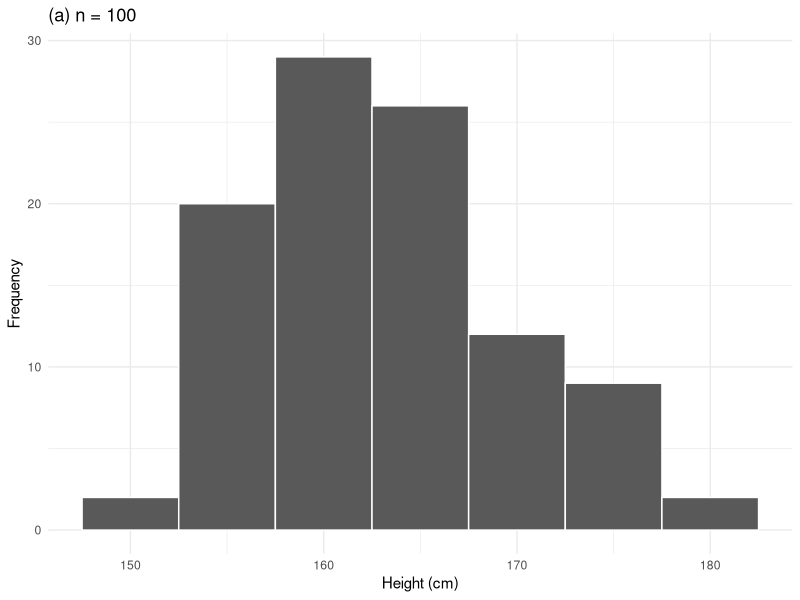
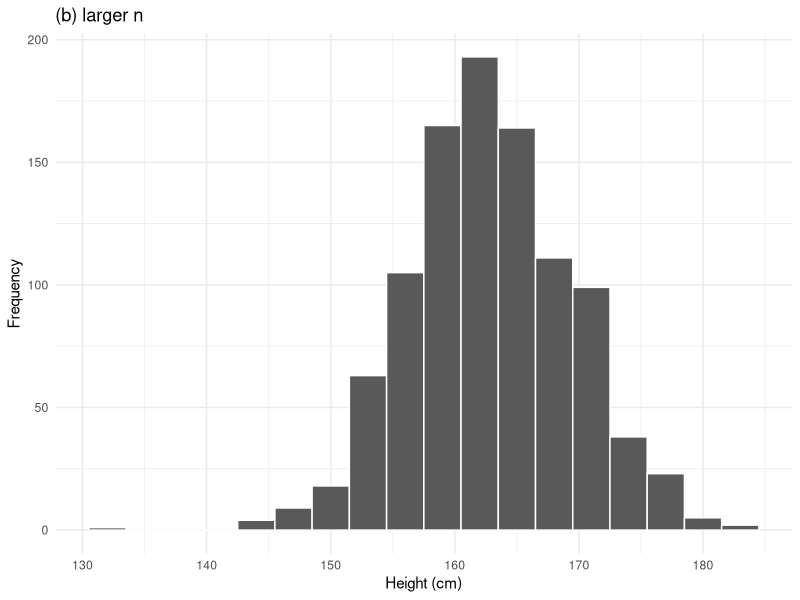
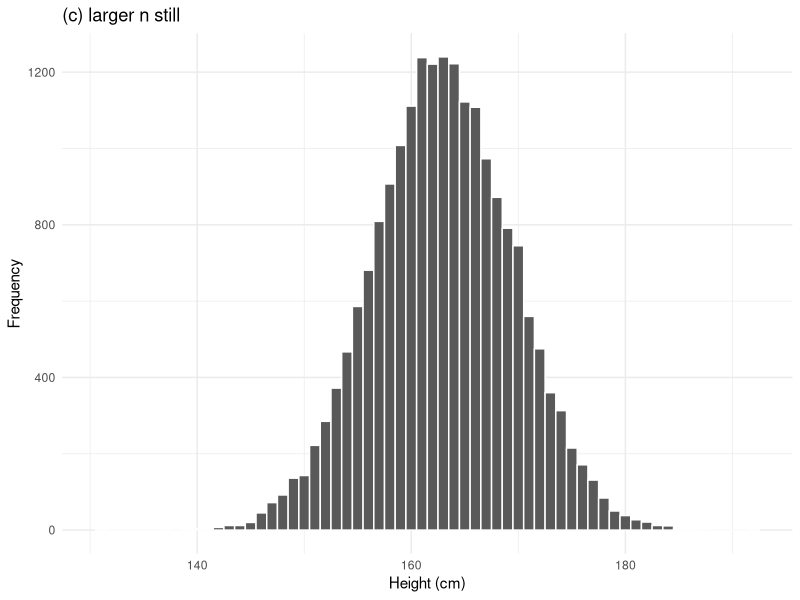
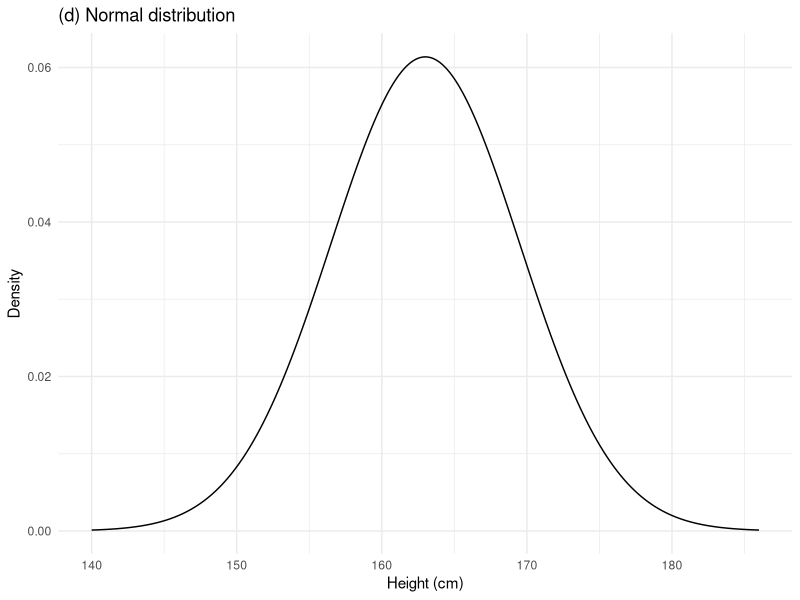
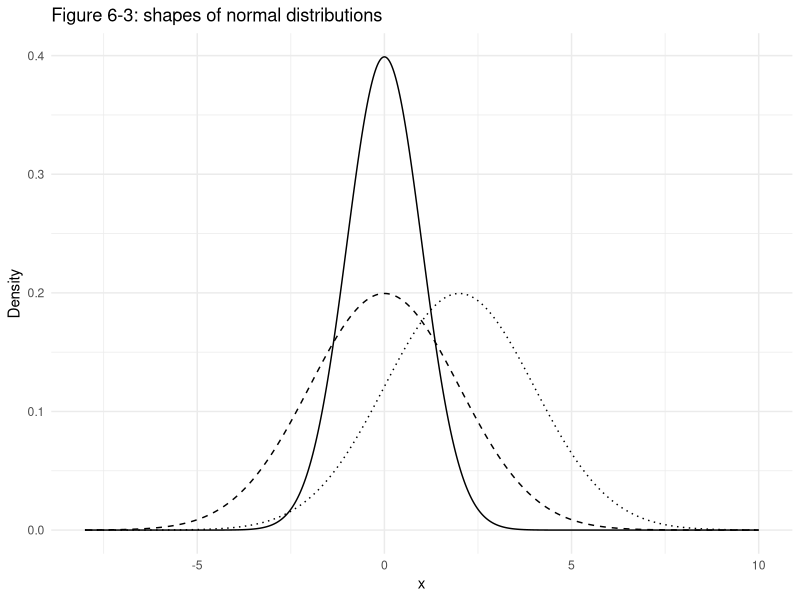
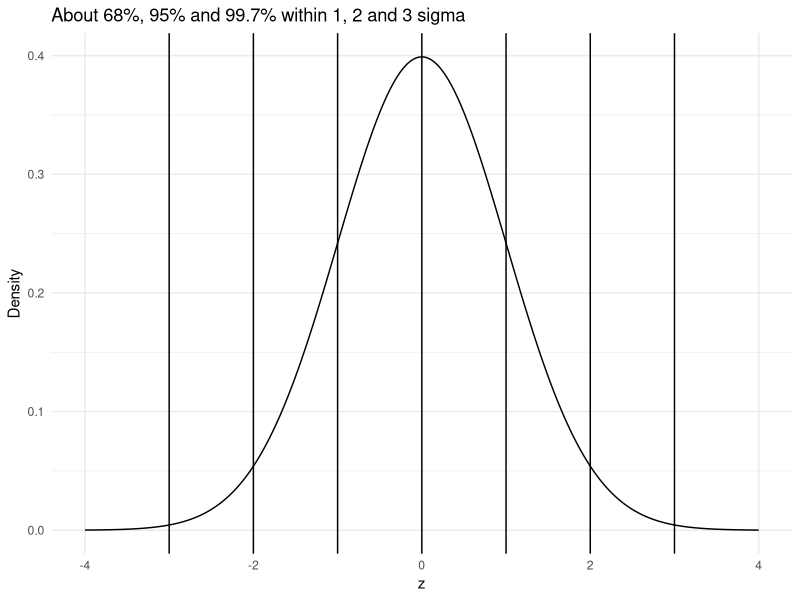
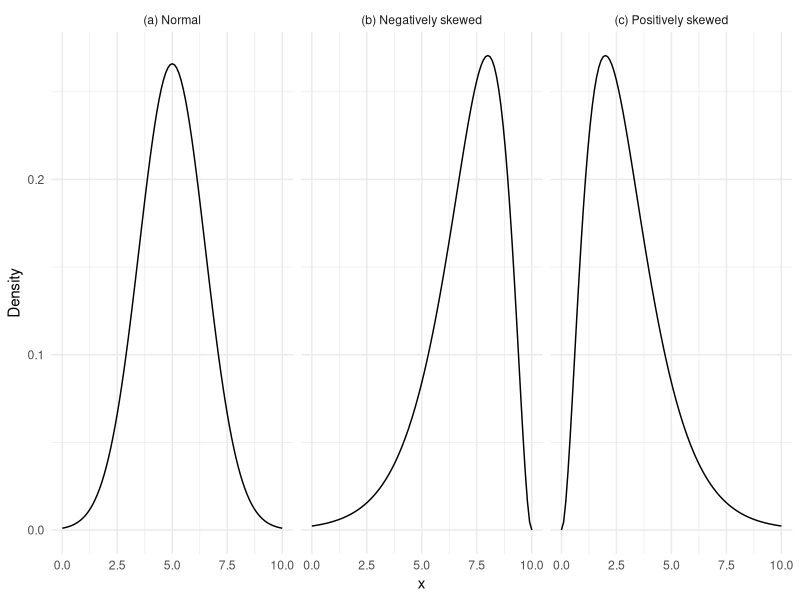
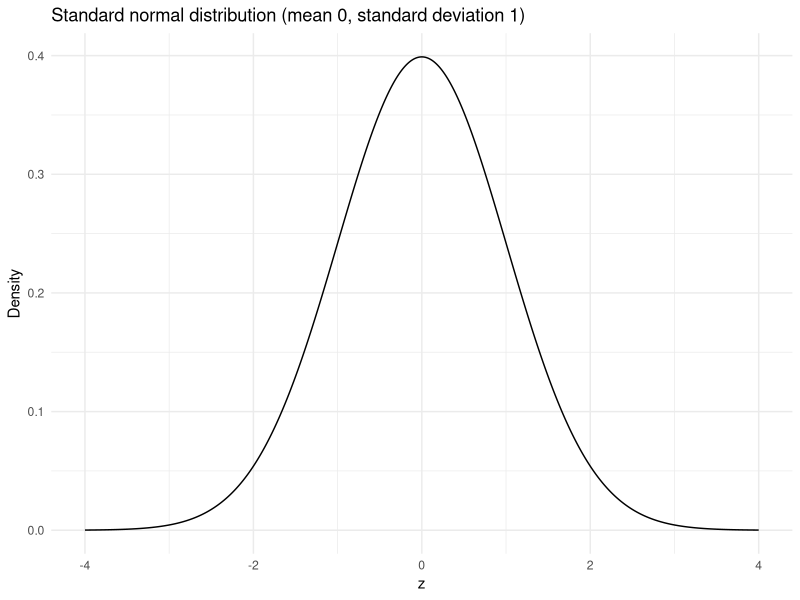

The R source for these figures, in order:
## ---- chunk 1
library(tidyverse)
theme_set(theme_minimal())
knitr::opts_chunk$set(echo = TRUE, warning = FALSE, message = FALSE)
## ---- chunk 2
set.seed(6)
heights <- rnorm(20000, mean = 163, sd = 6.5)

ggplot(data.frame(height = heights[1:100]), aes(height)) +
  geom_histogram(binwidth = 5, color = "white") +
  labs(title = "(a) n = 100", x = "Height (cm)", y = "Frequency")
## ---- chunk 3
ggplot(data.frame(height = heights[1:1000]), aes(height)) +
  geom_histogram(binwidth = 3, color = "white") +
  labs(title = "(b) larger n", x = "Height (cm)", y = "Frequency")
## ---- chunk 4
ggplot(data.frame(height = heights), aes(height)) +
  geom_histogram(binwidth = 1, color = "white") +
  labs(title = "(c) larger n still", x = "Height (cm)", y = "Frequency")
## ---- chunk 5
x <- seq(140, 186, by = 0.1)
curve <- data.frame(x, density = dnorm(x, mean = 163, sd = 6.5))

ggplot(curve, aes(x, density)) +
  geom_line() +
  labs(title = "(d) Normal distribution", x = "Height (cm)", y = "Density")
## ---- chunk 6
x <- seq(-8, 10, by = 0.01)
curves <- data.frame(x, mu0_sd1 = dnorm(x, 0, 1), mu0_sd2 = dnorm(x, 0, 2),
                     mu2_sd2 = dnorm(x, 2, 2))

ggplot(curves, aes(x)) +
  geom_line(aes(y = mu0_sd1)) +
  geom_line(aes(y = mu0_sd2), linetype = "dashed") +
  geom_line(aes(y = mu2_sd2), linetype = "dotted") +
  labs(title = "Figure 6-3: shapes of normal distributions", x = "x", y = "Density")
## ---- chunk 7
x <- seq(-4, 4, by = 0.01)
curve <- data.frame(x, density = dnorm(x))

ggplot(curve, aes(x, density)) +
  geom_line() +
  geom_vline(xintercept = -3:3) +
  labs(title = "About 68%, 95% and 99.7% within 1, 2 and 3 sigma",
       x = "z", y = "Density")
## ---- chunk 8
x <- seq(0, 10, by = 0.1)
shapes <- data.frame(
  shape   = rep(c("(a) Normal", "(b) Negatively skewed", "(c) Positively skewed"),
                each = length(x)),
  x       = c(x, x, x),
  density = c(dnorm(x, 5, 1.5), dgamma(10 - x, shape = 3), dgamma(x, shape = 3))
)

ggplot(shapes, aes(x, density)) +
  geom_line() +
  facet_wrap(~ shape) +
  labs(y = "Density")
## ---- chunk 9
ggplot(curve, aes(x, density)) +
  geom_line() +
  labs(title = "Standard normal distribution (mean 0, standard deviation 1)",
       x = "z", y = "Density")
## ---- chunk 10
pnorm(1.58)   # the Table A-4 entry for z = 1.58
## ---- chunk 11
pnorm(1.72)
## ---- chunk 12
ggplot(curve, aes(x, density)) +
  geom_line() +
  geom_area(data = filter(curve, x <= 1.72)) +
  labs(title = "Area to the left of z = 1.72", x = "z", y = "Density")
## ---- chunk 13
pnorm(-0.83)
1 - pnorm(-0.83)
## ---- chunk 14
ggplot(curve, aes(x, density)) +
  geom_line() +
  geom_area(data = filter(curve, x >= -0.83)) +
  labs(title = "Area to the right of z = -0.83", x = "z", y = "Density")
## ---- chunk 15
pnorm(1.21) - pnorm(-1.54)
## ---- chunk 16
ggplot(curve, aes(x, density)) +
  geom_line() +
  geom_area(data = filter(curve, x >= -1.54, x <= 1.21)) +
  labs(title = "Area between z = -1.54 and z = 1.21", x = "z", y = "Density")
## ---- chunk 17
pnorm(2.14) - pnorm(0)
pnorm(1.35)
1 - pnorm(2.27)
## ---- chunk 18
qnorm(0.5000 + 0.3078)
## ---- chunk 19
pnorm(32, mean = 27, sd = 4)
## ---- chunk 20
x <- seq(11, 43, by = 0.1)
curve <- data.frame(x, density = dnorm(x, mean = 27, sd = 4))

ggplot(curve, aes(x, density)) +
  geom_line() +
  geom_area(data = filter(curve, x <= 32)) +
  labs(title = "Delivery time: P(X < 32)", x = "Minutes", y = "Density")
## ---- chunk 21
pnorm(1425, mean = 1200, sd = 150) - pnorm(1050, mean = 1200, sd = 150)
## ---- chunk 22
1 - pnorm(1380, mean = 1200, sd = 150)
## ---- chunk 23
x <- seq(600, 1800, by = 1)
curve <- data.frame(x, density = dnorm(x, mean = 1200, sd = 150))

ggplot(curve, aes(x, density)) +
  geom_line() +
  geom_area(data = filter(curve, x >= 1050, x <= 1425)) +
  labs(title = "(a) P(1050 < X < 1425) = 0.7745", x = "NT dollars", y = "Density")
## ---- chunk 24
ggplot(curve, aes(x, density)) +
  geom_line() +
  geom_area(data = filter(curve, x >= 1380)) +
  labs(title = "(b) P(X > 1380) = 0.1151", x = "NT dollars", y = "Density")
## ---- chunk 25
area <- pnorm(5.8, mean = 6.4, sd = 0.8)

area
60 * area
## ---- chunk 26
z <- qnorm(0.90)

z
z * 60 + 480
## ---- chunk 27
z <- qnorm(0.20)

z
z * 5 + 48
## ---- chunk 28
qnorm(0.20) * 5 + 48
qnorm(0.80) * 5 + 48
## ---- chunk 29
lead_days <- c(12, 21, 26, 33, 35, 38, 42, 45, 47,
               49, 52, 56, 59, 63, 68, 74, 81, 93)
lead_breaks <- seq(9.5, 99.5, by = 15)

table(cut(lead_days, lead_breaks))
## ---- chunk 30
ggplot(data.frame(lead_days), aes(lead_days)) +
  geom_histogram(breaks = lead_breaks, color = "white") +
  labs(title = "Histogram for Example 6-11", x = "Days", y = "Frequency")
## ---- chunk 31
mean(lead_days)
median(lead_days)
sd(lead_days)
3 * (mean(lead_days) - median(lead_days)) / sd(lead_days)
## ---- chunk 32
quantile(lead_days, c(0.25, 0.75))
IQR(lead_days)
35.75 - 1.5 * 26.25
62 + 1.5 * 26.25
## ---- chunk 33
customers <- c(142,  95, 131, 152, 108, 145,
               149,  25, 139, 118, 151, 135,
               125,  60, 147,  78,  42)
customer_breaks <- seq(24.5, 174.5, by = 25)

# dig.lab = 4 prints boundaries such as 124.5 in full
table(cut(customers, customer_breaks, dig.lab = 4))
## ---- chunk 34
ggplot(data.frame(customers), aes(customers)) +
  geom_histogram(breaks = customer_breaks, color = "white") +
  labs(title = "Histogram for Example 6-12", x = "Customers", y = "Frequency")
## ---- chunk 35
mean(customers)
median(customers)
sd(customers)
3 * (mean(customers) - median(customers)) / sd(customers)
## ---- chunk 36
quantile(customers, c(0.25, 0.75))
IQR(customers)
95 - 1.5 * 50
145 + 1.5 * 50
## ---- chunk 37
ggplot(data.frame(lead_days), aes(sample = lead_days)) +
  stat_qq() +
  stat_qq_line() +
  labs(title = "Example 6-11: supplier lead times",
       x = "Theoretical quantiles (z)", y = "Sample quantiles")
## ---- chunk 38
ggplot(data.frame(customers), aes(sample = customers)) +
  stat_qq() +
  stat_qq_line() +
  labs(title = "Example 6-12: customers served",
       x = "Theoretical quantiles (z)", y = "Sample quantiles")
## ---- chunk 39
quiz_scores <- c(3, 5, 7, 9)

mean(quiz_scores)
sigma <- sqrt(sum((quiz_scores - 6)^2) / 4)
sigma
## ---- chunk 40
samples <- expand.grid(first = quiz_scores, second = quiz_scores)
sample_means <- (samples$first + samples$second) / 2

table(sample_means)
## ---- chunk 41
ggplot(data.frame(sample_means), aes(sample_means)) +
  geom_bar() +
  labs(title = "Figure 6-33: distribution of sample means",
       x = "Sample mean", y = "Frequency")
## ---- chunk 42
mean(sample_means)
sqrt(sum((sample_means - 6)^2) / 16)
sigma / sqrt(2)
## ---- chunk 43
set.seed(42)
# rate = 0.5 gives a skewed population
simulation <- data.frame(
  size        = rep(c("(a) n = 2", "(b) n = 10", "(c) n = 30"), each = 2000),
  sample_mean = c(replicate(2000, mean(rexp(2, rate = 0.5))),
                  replicate(2000, mean(rexp(10, rate = 0.5))),
                  replicate(2000, mean(rexp(30, rate = 0.5))))
)

ggplot(simulation, aes(sample_mean)) +
  geom_histogram(bins = 40, color = "white") +
  facet_wrap(~ size, scales = "free") +
  labs(title = "Sample means approach normality as n increases",
       x = "Sample mean", y = "Frequency")
## ---- chunk 44
se <- 1.25 / sqrt(25)

se
1 - pnorm(5.0, mean = 4.5, sd = se)
## ---- chunk 45
se <- 18 / sqrt(36)

se
pnorm(123, mean = 120, sd = se) - pnorm(114, mean = 120, sd = se)
## ---- chunk 46
pnorm(3.3, mean = 3.2, sd = 0.5)
## ---- chunk 47
se <- 0.5 / sqrt(36)

se
pnorm(3.3, mean = 3.2, sd = se)
## ---- chunk 48
binomial_shapes <- data.frame(
  label       = rep(c("n = 10, p = 0.3 (np = 3)", "n = 10, p = 0.5 (np = 5, nq = 5)"),
                    each = 11),
  x           = c(0:10, 0:10),
  probability = c(dbinom(0:10, 10, 0.3), dbinom(0:10, 10, 0.5))
)

ggplot(binomial_shapes, aes(x, probability)) +
  geom_col() +
  facet_wrap(~ label) +
  labs(title = "Figure 6-39: binomial distribution and a normal distribution",
       x = "X", y = "P(X)")
## ---- chunk 49
150 * 0.30
150 * 0.70
sigma <- sqrt(150 * 0.30 * 0.70)
sigma
pnorm(52.5, mean = 45, sd = sigma) - pnorm(51.5, mean = 45, sd = sigma)
dbinom(52, 150, 0.30)
## ---- chunk 50
240 * 0.15
240 * 0.85
sigma <- sqrt(240 * 0.15 * 0.85)
sigma
1 - pnorm(23.5, mean = 36, sd = sigma)
1 - pbinom(23, 240, 0.15)
## ---- chunk 51
120 * 0.45
120 * 0.55
sigma <- sqrt(120 * 0.45 * 0.55)
sigma
pnorm(48.5, mean = 54, sd = sigma)
pbinom(48, 120, 0.45)
## ---- chunk 52
12 * 0.5
12 * 0.5
sigma <- sqrt(12 * 0.5 * 0.5)
sigma
dbinom(8, 12, 0.5)
pnorm(8.5, mean = 6, sd = sigma) - pnorm(7.5, mean = 6, sd = sigma)
